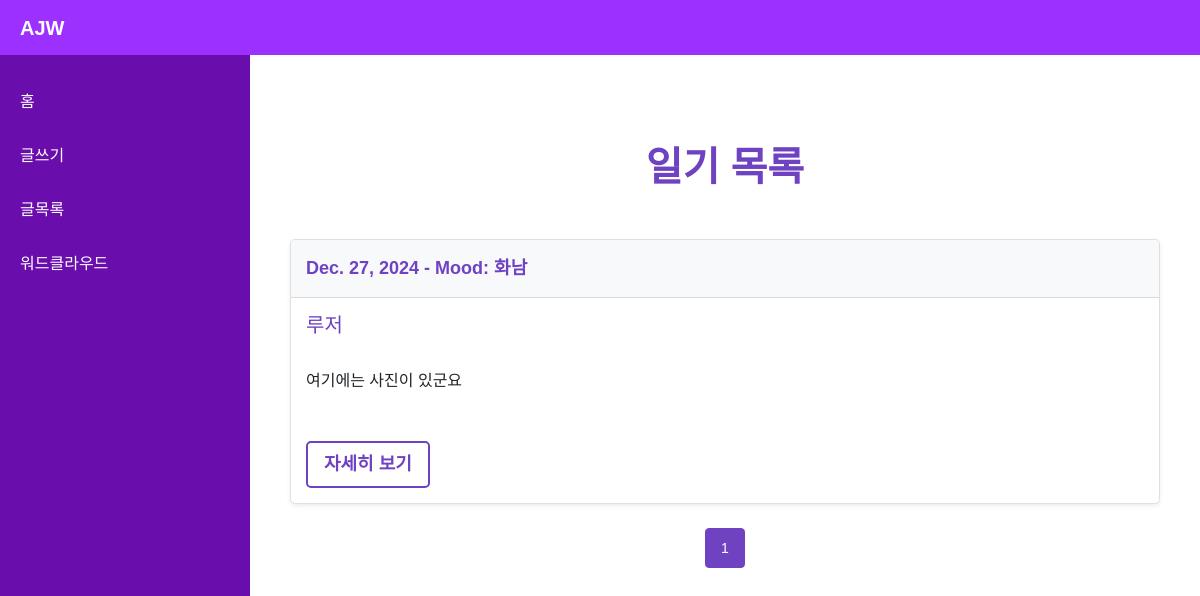
The app's page /list, older data.
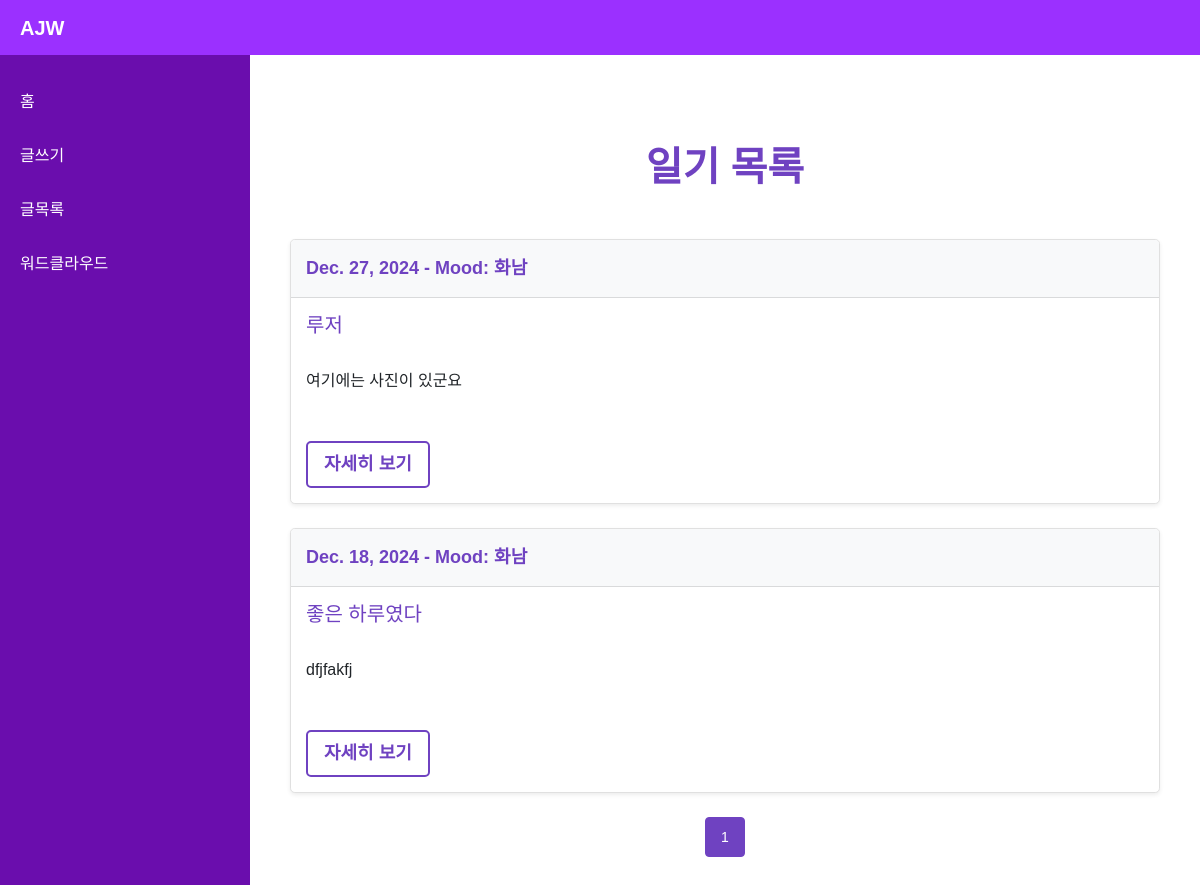
The same page, newer data.
### diary/models.py (models this page shows)
class Diary(models.Model):
    MOOD_CHOICES = [
        ('happy', '기쁨'),
        ('sad', '슬픔'),
        ('angry', '화남'),
        ('fear', '두려움'),
        ('peaceful', '평온함'),
    ]
    content = models.TextField(max_length=700)
    summary = models.CharField(max_length=50)
    mood = models.CharField(max_length=10, choices=MOOD_CHOICES)
    diary_date = models.DateField()
    image_1 = models.ImageField(upload_to=upload_to, blank=True, null=True)
    image_2 = models.ImageField(upload_to=upload_to, blank=True, null=True)
    image_3 = models.ImageField(upload_to=upload_to, blank=True, null=True)
    created_at = models.DateTimeField(auto_now_add=True)
    updated_at = models.DateTimeField(auto_now=True)

### diary/views.py (the view)
# urls.py: path('list', views.list, name="diary-list"),                           # 일기 목록 조회
def list(request):
    diary_list = Diary.objects.order_by('-diary_date')
    paginator = Paginator(diary_list, 5)
    page_number = request.GET.get('page')  # 현재 페이지 번호 가져오기
    page_obj = paginator.get_page(page_number)
    context = {
        'page_obj': page_obj
    }
    return render(request, 'diary/list.html', context)

### diary/templates/diary/list.html (shortened to what this page needs)
{% extends 'diary/base.html' %}
{% load static %}
{% block content %}
<div class="container mt-5 mb-5">
    <h1 class="mb-4 text-center">
        <span style="color: #6f42c1; font-weight: bold;">일기 목록</span>
    </h1>
    <br>
    {% if page_obj %}
        {% for diary in page_obj %}
            <div class="card shadow-sm rounded-3 mb-4">
                <div class="card-header">
                    <strong>{{ diary.diary_date }} - Mood: {{ diary.get_mood_display }}</strong>
                </div>
                <div class="card-body">
                    <h5 class="card-title" style="color: #6f42c1;">{{ diary.summary }}</h5>
                    <br>
                    <p class="card-text">{{ diary.content|truncatechars:100 }}</p>
                    <br>
                    <a href="{% url 'diary-read' diary.id %}" class="btn btn-outline-secondary btn-sm mt-2">
                        자세히 보기
                    </a>
                </div>
            </div>
        {% endfor %}
        <nav aria-label="Page navigation">
            <ul class="pagination">
                {% for num in page_obj.paginator.page_range %}
                    {% if page_obj.number == num %}
                        <li class="page-item active">
                            <span class="page-link">{{ num }}</span>
                        </li>
                    {% elif num > page_obj.number|add:'-3' and num < page_obj.number|add:'3' %}
                        <li class="page-item">
                            <a class="page-link" href="?page={{ num }}">{{ num }}</a>
                        </li>
                    {% endif %}
                {% endfor %}
            </ul>
        </nav>
    {% else %}
        <div class="alert" role="alert">
            아직 작성된 일기가 없습니다. 새 일기를 작성해 보세요!
        </div>
    {% endif %}
</div>
{% endblock %}

Row changes from the older to the newer data that the page shows:
added Diary: diary_date "Dec. 18, 2024", mood "화남", summary "좋은 하루였다", content "dfjfakfj"
